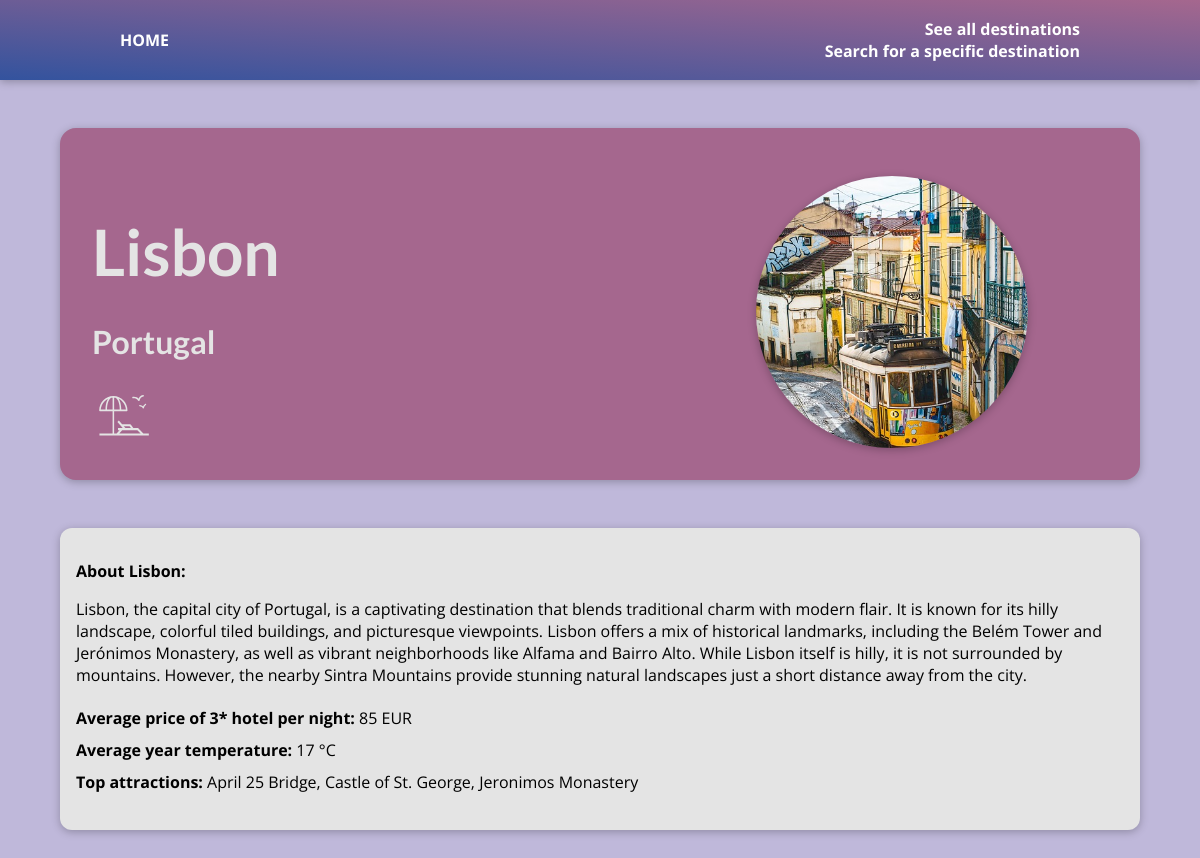
Screenshot of /destinations/lisbon with the database file from the repository.
### destinations/models.py (models this page shows, shortened)
class Destination(models.Model):
    city = models.CharField(max_length=100)
    country = models.CharField(max_length=100)
    continent = models.ManyToManyField(Continent,)
    latitude = models.FloatField()
    longitude = models.FloatField()
    avg_year_temp = models.IntegerField()
    is_beach = models.BooleanField()
    are_mountains = models.BooleanField()
    top_attractions = models.CharField(max_length=500)
    hotel_price = models.IntegerField()
    description = models.TextField()
    slug = models.SlugField(default="", blank=True, null=False, db_index=True)

### destinations/views.py (the view)
# urls.py: path("destinations/<slug:slug>", views.destination_detail, name="destination-detail-page")
def destination_detail(request, slug):
    identified_destination = get_object_or_404(Destination, slug=slug)
    return render(request, "destinations/destination-details.html", {
        "destination" : identified_destination
    })

### destinations/templates/destinations/destination-details.html (shortened to what this page needs)
{% extends 'base.html' %}
{% load static %}
{% block css_files %}
    <link rel="stylesheet" href="{% static "destinations/styles/post-detail.css" %}" />
{% endblock %}
{% block content %}
<section id="summary">
    <h2>{{destination.city}}</h2>
    <h3>{{destination.country}}</h3>
    {% if destination.is_beach %}
        <img id="icon" src="{% static "destinations/images/beach-light.svg" %}" alt"beach"/>
    {% endif %}
    <article>
        <img src="{% static "destinations/images/"|add:destination.city|add:".jpg" %}" alt={{destination.city}}>
    </article>
</section>
<main>
    <p>
        <b>About {{destination.city}}:</b>
        {{destination.description|linebreaks}}
        <div id="details">
            <b>Average price of 3* hotel per night:</b> {{destination.hotel_price}} EUR
            <br>
            <b>Average year temperature: </b> {{destination.avg_year_temp}} °C
            <br>
            <b>Top attractions: </b> {{destination.top_attractions}}
        </div>
    </p>
</main>
{% endblock %}

### static/app.css (style rules this page uses)
* { box-sizing: border-box; }
html { font-family: 'Open Sans', 'Lato', sans-serif; }
body { margin: 0; background: #bfb8da; }
h1, h2, h3 { font-family: 'Lato', sans-serif; font-weight: bold; }

### destinations/static/destinations/styles/post-detail.css (style rules this page uses)
body { background: #bfb8da; }
#summary { margin: 8rem auto 3rem auto; padding: 2rem; width: 90%; max-width: 90rem; border-radius: 16px; background-color: #A5678E; position: relative; box-shadow: 0 2px 8px rgba(0, 0, 0, 0.25); height: 22rem; }
#summary h2 { color: #e4e4e4; font-size: 4rem; margin-bottom: 0rem; }
#summary h3 { color: #e4e4e4; font-size: 2rem; margin-bottom: 1.5rem; }
#summary article { position: absolute; top: 2rem; right: 3rem; padding: 1rem 2rem; border-radius: 12px; text-align: right; color: white; }
#summary img { width: 4rem; height: 4rem; margin-right: 2rem; object-fit: cover; }
#summary article img { width: 17rem; height: 17rem; border-radius: 12px; margin-bottom: 1rem; box-shadow: 0 2px 8px rgba(0, 0, 0, 0.25); border-radius: 50%; }
main { width: 90%; max-width: 90rem; margin: 3rem auto; background-color: #e4e4e4; padding: 1rem; border-radius: 12px; box-shadow: 0 2px 8px rgba(0, 0, 0, 0.25); }
#details { line-height: 2; }

### rows the page displays
Destination: city "Lisbon", country "Portugal", city (picture), description "Lisbon, the capital city of Portugal, is a captivating destination that blends traditional charm with modern flair. It is known for its hilly landscape, colorful tiled buildings, and picturesque viewpoints. Lisbon offers a mix of historical landmarks, including the Belém Tower and Jerónimos Monastery, as well as vibrant neighborhoods like Alfama and Bairro Alto. While Lisbon itself is hilly, it is not surrounded by mountains. However, the nearby Sintra Mountains provide stunning natural landscapes just a short distance away from the city.", hotel_price "85", avg_year_temp "17", top_attractions "April 25 Bridge, Castle of St. George, Jeronimos Monastery"
